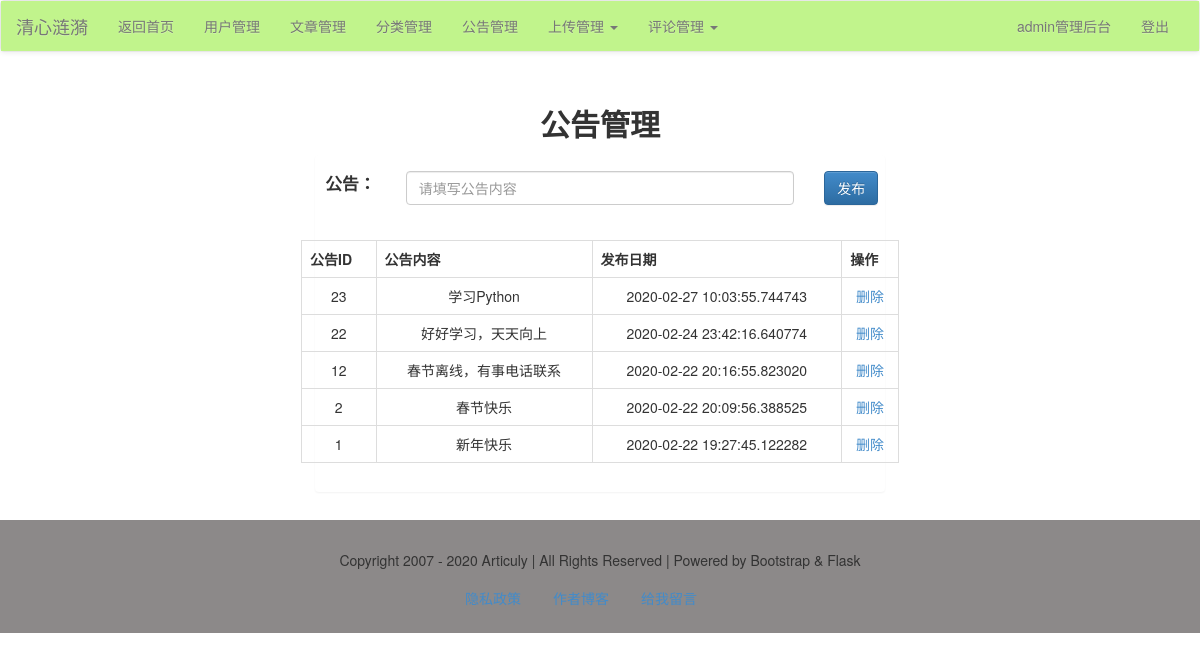
Page /admin/alert/list/ (signed in) on the committed database.
### models.py (models this page shows)
class Alert(db.Model):
    alert_id = db.Column(db.Integer, primary_key=True)
    alert_time = db.Column(db.DateTime, default=datetime.now)
    alert_content = db.Column(db.String)

### admin/alert.py (the view)
@admin_app.route("/alert/list/", methods=['get', 'post'])
def alert_list():
    alerts = Alert.query.order_by(Alert.alert_id.desc()).all()
    if request.method == 'POST':
        content = request.form['alert']
        alert = Alert(alert_content=content)
        db.session.add(alert)
        db.session.commit()
        return redirect(url_for("admin_app.alert_list"))
    return render_template('admin/alert/alert_list.html', alerts=alerts)

### admin/admin_app.py (called while the page is built)
@admin_app.before_request
@login_required
def is_admin():
    print(session['user'])
    if session['user'] != 'admin':
        print('user is someone else.')
        return redirect(url_for('login'))

### app.py (called while the page is built)
@app.context_processor
def account():
    username = session.get('user')
    return {'username': username}

@app.context_processor
def getCateList():
    cates = Category.query.all()
    return {'cates': cates}

### libs.py (called while the page is built)
def login_required(func):
    @wraps(func)
    def decorator_nest(*args, **kwargs):
        if not 'user' in session:
            return redirect(url_for('login'))
        else:
            print(func)
            return func(*args, **kwargs)
    return decorator_nest

### templates/admin/alert/alert_list.html (shortened to what this page needs)
{% extends'admin/admin_base.html' %}
{% block content %}
    <div class="container-fluid">
        <div class="row">
            <div class="main col-lg-6 col-lg-offset-3 col-md-8 col-md-offset-2 col-sm-10 col-sm-offset-1 col-xs-12">
                <h2 class="text-center"><b>公告管理</b></h2>
                <div class="panel">
                    <div class="row">
                        <form action="" method="post" class="form-horizontal">
                            <div class="form-group">
                                <div class="col-xs-2 text-right middle">
                                    <label for="alert"><p style="font-size: 1.2em">公告：</p></label>
                                </div>
                                <div class="col-xs-8">
                                    <input class="form-control" type="text" name="alert" id="alert" value=""
                                           placeholder="请填写公告内容">
                                </div>
                                <div class="col-xs-2">
                                    <input type="submit" name="submit" id="btn1" class="btn btn-primary" value="发布">
                                </div>
                            </div>
                        </form>
                    </div>
                    <div class="row">
                        <table class="table table-bordered">
                            <tr>
                                <th>公告ID</th>
                                <th>公告内容</th>
                                <th>发布日期</th>
                                <th>操作</th>
                            </tr>
                            {% for alert in alerts %}
                                <tr class="text-center">
                                    <td>{{ alert.alert_id }}</td>
                                    <td>{{ alert.alert_content }}</td>
                                    <td>{{ alert.alert_time }}</td>
                                    <td>
                                        <a href="{{ url_for("admin_app.alert_remove", alert_id=alert.alert_id) }}">删除</a>
                                    </td>
                                </tr>
                            {% endfor %}
                        </table>
                    </div>
                </div>
            </div>
        </div>
    </div>
{% endblock %}

### rows in the picture
Alert: alert_id "23", alert_content "学习Python", alert_time "2020-02-27 10:03:55.744743"
Alert: alert_id "22", alert_content "好好学习，天天向上", alert_time "2020-02-24 23:42:16.640774"
Alert: alert_id "12", alert_content "春节离线，有事电话联系", alert_time "2020-02-22 20:16:55.823020"
Alert: alert_id "2", alert_content "春节快乐", alert_time "2020-02-22 20:09:56.388525"
Alert: alert_id "1", alert_content "新年快乐", alert_time "2020-02-22 19:27:45.122282"

### other values in the picture
{{ username }} "admin"
